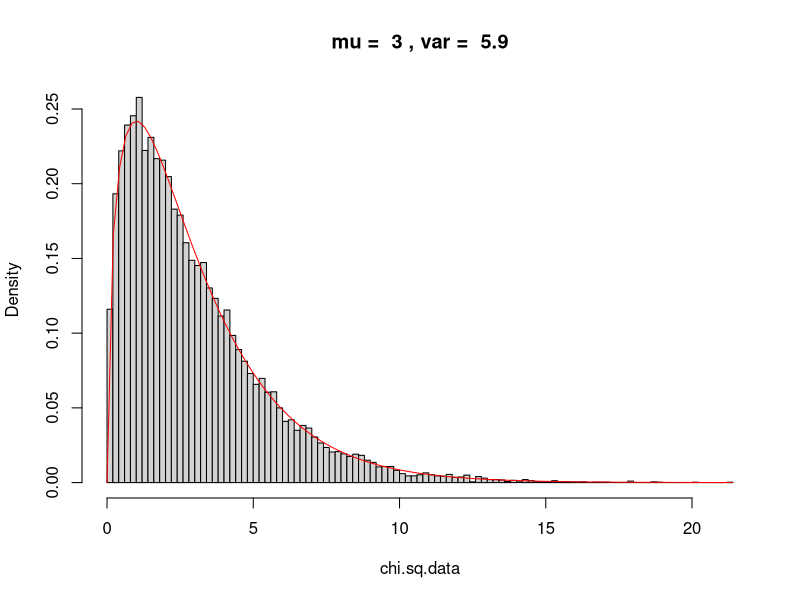
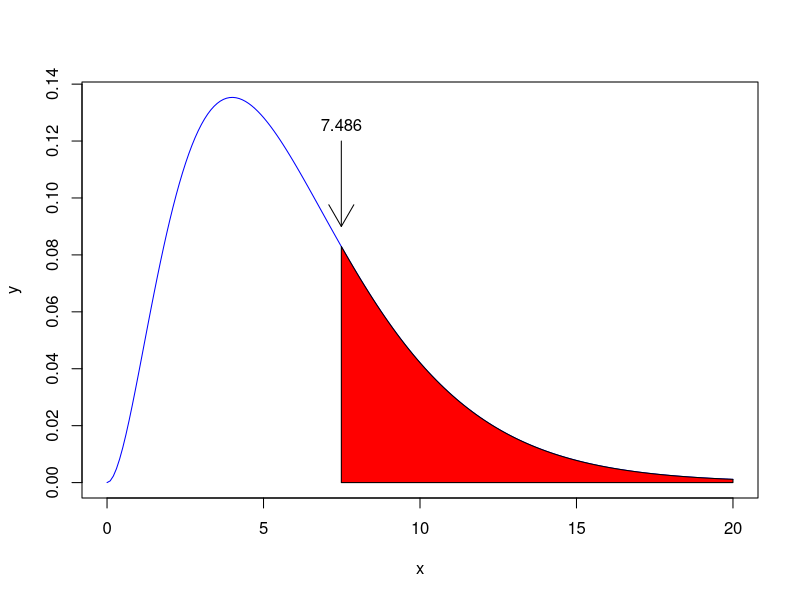

Recreate these plots in R, in order.
#Simulating many trials and graphing

###############################################################################################
# CHI SQUARE: showing that the mean of the chi-square distribution
# is equal to the degrees of freedom and variance is 
#twice the degrees of freedom
# https://mse.redwoods.edu/darnold/math15/spring2013/R/Activities/ChiSquareTestOfHomogeneity.html

p=0.1047
q=1-p

chi.sq.data=numeric()

M=20000
samp.size=1000

for (i in 1:M) {
  observed=matrix(rep(0,8),nrow=2)
  for (j in 1:4) {
    data = sample(c("Yes","No"),
                  size=samp.size,
                  replace=TRUE,
                  prob=c(p,q))
    observed[1,j]=sum(data=="Yes")
    observed[2,j]=sum(data=="No")
  }
  n=sum(observed)
  
  expected=matrix(rep(0,8),nrow=2)
  for (r in 1:2) {
    for (c in 1:4) {
      expected[r,c]=sum(observed[r,])*sum(observed[,c])/n
    }
  }
  
  chi.sq.data[i]=sum((observed-expected)^2/expected)
  
}

mu=round(mean(chi.sq.data),1)
sigma.sq=round(var(chi.sq.data),1)

hist(chi.sq.data,prob=TRUE,breaks="FD",
     main=paste("mu = ", mu, ", var = ", sigma.sq))
curve(dchisq(x,3),0,max(chi.sq.data),col="red",add=TRUE)

#################################################################################
#https://mse.redwoods.edu/darnold/math15/spring2013/R/Activities/ChiSquareTestOfHomogeneity.html
# showing chi-square computed statistic and where it lives on the
# distribution curve.
# below degrees of freedom is 6; computed chi-square value is 7.486

x=seq(0,20,length=200)
y=dchisq(x,6)
plot(x,y,type="l",col="blue")
xx=seq(7.486,20,length=100)
yy=dchisq(xx,6)
polygon(c(7.486,xx,20),c(0,yy,0),col="red")
arrows(7.486,0.12,7.486,0.09)
text(7.486,0.12,"7.486",pos=3)
